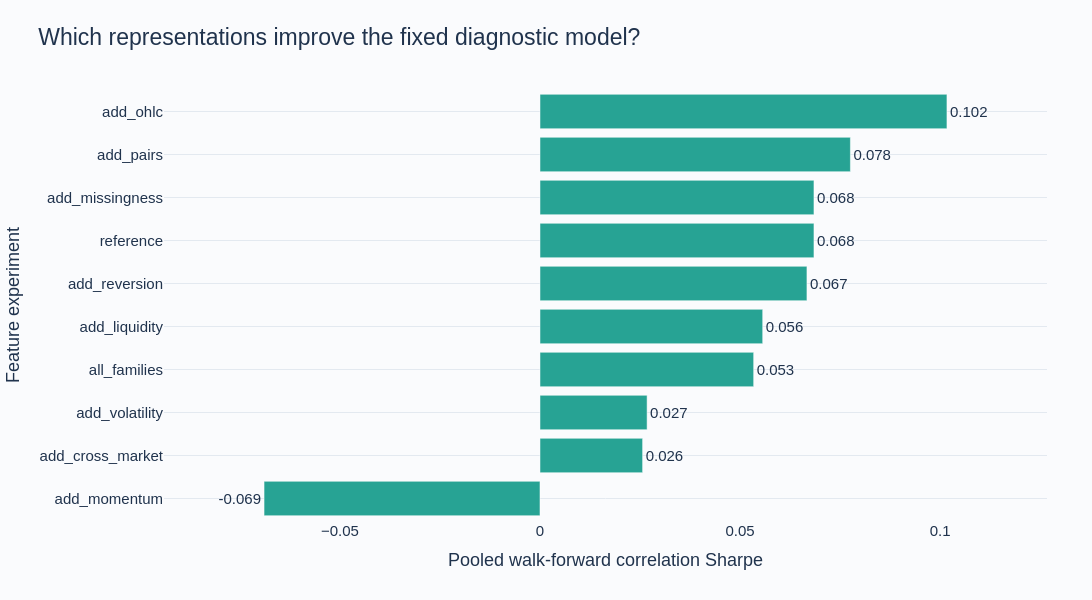

Notebook code cell kept with this figure:
### Markdown cell above
## Official metric and additive ablations

The official metric is the mean daily cross-sectional Spearman rank correlation divided by its **population** standard deviation. Higher is better; no annualization factor is applied. The code is parity-tested against an independent Spearman calculation, including ties and missing labels.

[Official metric](https://www.kaggle.com/code/metric/mitsui-co-commodity-prediction-metric). Each family is added separately to the same one-date-return reference; an additional experiment combines all families. These are historical validation scores, not Kaggle submissions.

### Code cell
comparison = pd.DataFrame(research["comparison"])
display(comparison[["variant", "official_metric", "delta_from_reference", "fold_metrics", "retained_per_fold"]].round(4))
ordered = comparison.sort_values("official_metric")
fig = px.bar(ordered, x="official_metric", y="variant", orientation="h", text_auto=".3f", title="Which representations improve the fixed diagnostic model?")
fig.update_traces(marker_color="#27A394", textposition="outside")
fig.update_layout(xaxis_title="Pooled walk-forward correlation Sharpe", yaxis_title="Feature experiment")
fig.update_xaxes(range=[min(0, float(ordered.official_metric.min())) - 0.025, max(0, float(ordered.official_metric.max())) + 0.025])
show_figure(fig, root, "ablation_scores", 600)

### Figure 1 — Plotly figure (JSON) as saved in the notebook; plotly's stock layout.template omitted (floating-point values rounded to 4 significant figures)
{"data": [{"hovertemplate": "official_metric=%{x}<br>variant=%{y}<extra></extra>", "legendgroup": "", "marker": {"color": "#27A394", "pattern": {"shape": ""}}, "name": "", "orientation": "h", "showlegend": false, "textposition": "outside", "texttemplate": "%{x:.3f}", "type": "bar", "x": [-0.06895, 0.02564, 0.02676, 0.05339, 0.05565, 0.0667, 0.06846, 0.06846, 0.07756, 0.1017], "xaxis": "x", "y": ["add_momentum", "add_cross_market", "add_volatility", "all_families", "add_liquidity", "add_reversion", "reference", "add_missingness", "add_pairs", "add_ohlc"], "yaxis": "y"}], "layout": {"barmode": "relative", "colorway": ["#1F6C99", "#27A394", "#EDAF43", "#D76C64", "#8070A6"], "font": {"color": "#20334D", "family": "Arial", "size": 15}, "height": 600, "legend": {"tracegroupgap": 0}, "margin": {"b": 80, "l": 85, "r": 45, "t": 90}, "paper_bgcolor": "#FAFBFD", "plot_bgcolor": "#FAFBFD", "title": {"font": {"size": 23}, "text": "Which representations improve the fixed diagnostic model?", "x": 0.035}, "width": 1120, "xaxis": {"anchor": "y", "domain": [0.0, 1.0], "range": [-0.09395, 0.1267], "showgrid": false, "title": {"text": "Pooled walk-forward correlation Sharpe"}, "zeroline": false}, "yaxis": {"anchor": "x", "domain": [0.0, 1.0], "gridcolor": "#E3E9F0", "title": {"text": "Feature experiment"}, "zerolinecolor": "#9EAFBF"}}}
